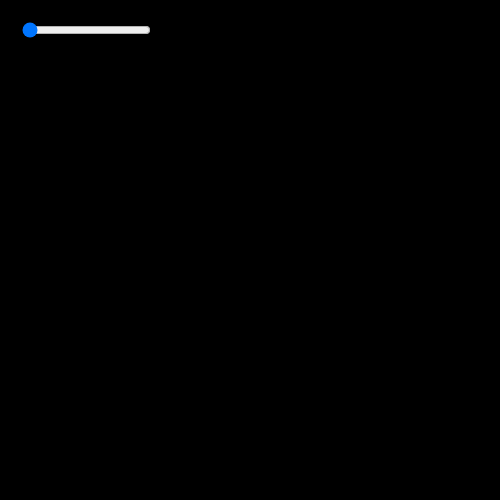
Frame 1 (no input)
Frame 60 (no input): identical to frame 1, image omitted
Frame 120 (the mouse pressed at the canvas centre since frame 60): identical to frame 1, image omitted

The p5.js sketch that drew this single still picture (run headless with seeded random() and noise() and a simulated clock; from frame 60 on, the mouse is pressed at the canvas centre):

// p5.js sketch
// ── sketch.js
var y = 510;
var x = 0;
var xslider;
var ccolor;

function setup() {
  createCanvas (500, 500);
  background(0);
  xslider = createSlider(0, 500, 0);
  xslider.position(20, 20);
}

function draw() {
    y = y -1;
    if (y < -20) {
    y = height;
    x  = random(0,500);
  }
  circle ();
  fill (random(0,255));
}
  
function circle () {
    ellipse(xslider.value(), y, 30,30);
}
